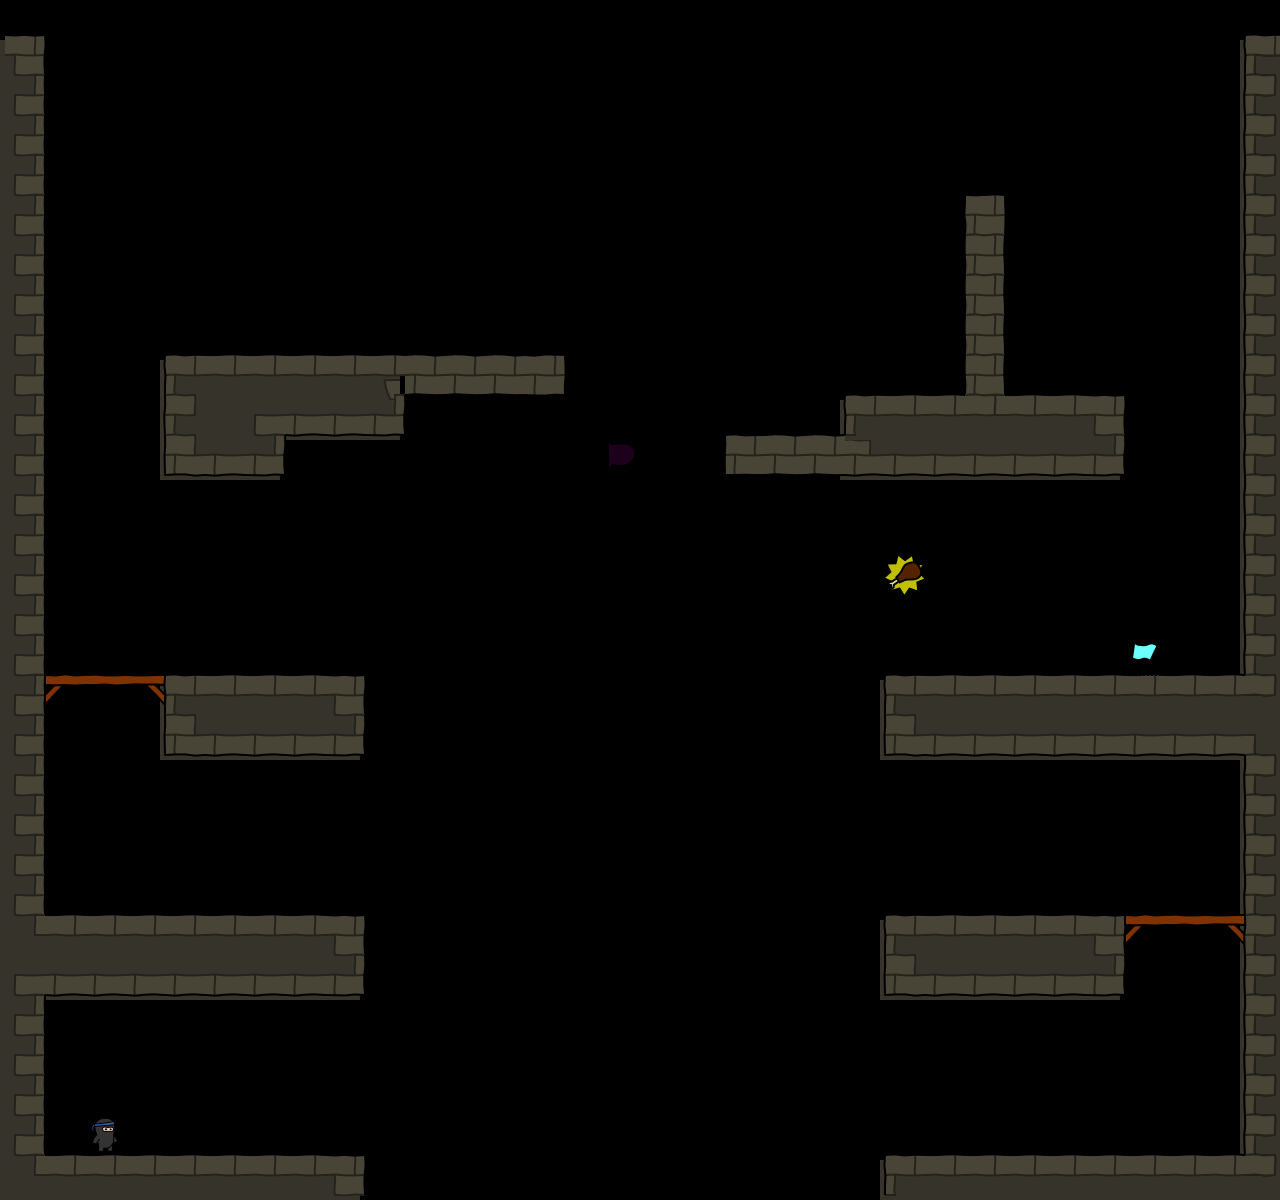

Rendered tile map (Tiled .tmx) drawn with the repository's tilesets; below, a short description and the map source with its tile grids summarised:
An orthogonal 32x30 tile map with 40x40 px tiles, 4 tile layers (bg, walls, objects, fg), 3 tilesets.

<map version="1.0" orientation="orthogonal" width="32" height="30" tilewidth="40" tileheight="40">
 <tileset firstgid="1" name="world1" tilewidth="50" tileheight="50">
  <image source="world3.png" width="400" height="400" />
 </tileset>
 <tileset firstgid="65" name="objectpalette" tilewidth="50" tileheight="50">
  <image source="objectpalette.png" width="400" height="500" />
 </tileset>
 <tileset firstgid="145" name="background" tilewidth="40" tileheight="40">
  <image source="background3.png" width="320" height="600" />
 </tileset>
 <layer name="bg" width="32" height="30">
  <data>[960 cells, 160 non-empty, 3 distinct tile ids]</data>
 </layer>
 <layer name="walls" width="32" height="30">
  <data>[960 cells, 177 non-empty, 21 distinct tile ids]</data>
 </layer>
 <layer name="objects" width="32" height="30">
  <data>[960 cells, 4 non-empty, 4 distinct tile ids]</data>
 </layer>
 <layer name="fg" width="32" height="30">
  <data>[960 cells, 0 non-empty, 0 distinct tile ids]</data>
 </layer>
</map>
